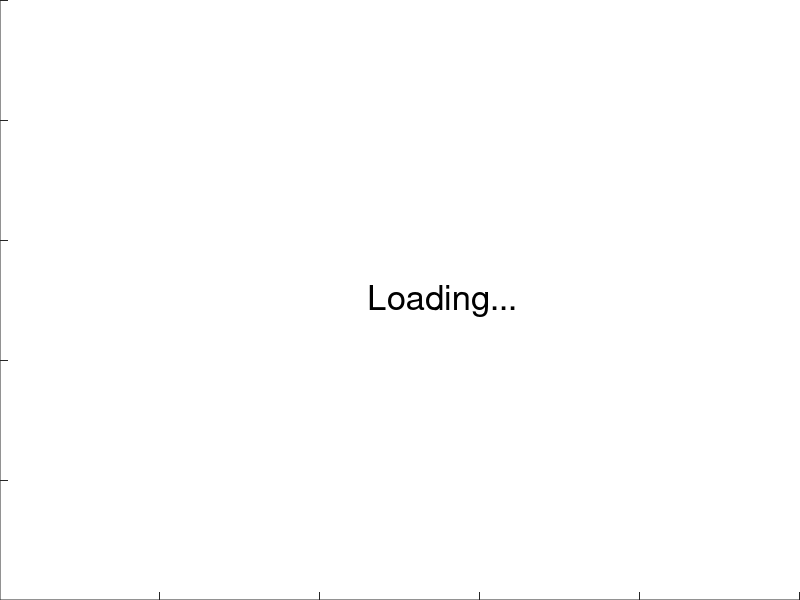

MATLAB code to generate this figure: (Note: this script raises an error after producing the figure.)
function [  ] = DendV5()
%DENDV Render a dendrite's electrical properties
%   DendV visualizes the various current flow within a dendrite compartment
%   Including: Axonal, NMDA, K+, Na+, Leak, Transmembrane

%   DendV was  built using OpenGl + MATLAB
%   For any issues or questions, please contact Andrew Schreiber at
%   aschreib@usc.edu
%   USC Lab for Neural Computation

%{
TO DO:
-unit/scale key
-Function to determine # of bars
-Utilize number of compartments = size(d)
-Record as video
-Set loading screen as intro
%}





%{
function Display_Press(~,event)
    if event.Character == 's'
        figure(1);
        plot(sodium');
        title('Sodium vs Time');
    end
    if event.Character == 'p'
        figure(1);
        plot(potass');
        title('Potassium vs Time');
    end
    if event.Character == 'n'
        figure(1);
        plot(nmda');
        title('NMDA vs Time');
    end
    if event.Character == 'a'
        figure(1);
        plot(ampa');
        title('AMPA vs Time');
    end
    if event.Character == 'x'
        figure(1);
        plot(axial');
        title('Axial vs Time');
    end
    if event.Character == 'v'
        figure(1);
        plot(volt');
        title('Millivolts vs Time');
    end
    if event.Character == 'q'
        continued=false;
    end
    if event.Character == '-'
        steps=steps-1;
    end
    if event.Character == '='
        steps=steps+1;
    end
    if event.Character ==' '
        if pauser==1
            pauser=0;
        else
            pauser=1;
        end
    end
       set(0,'CurrentFigure', figure(3));
end
%}

pause on;
close all;
scrsz = get(0,'ScreenSize');

%Figure 1 - Axial/Diameter/Volt - Middle


startbarsize=45;

figure('Position', [0 startbarsize scrsz(3) scrsz(4)*.92],...
    'Toolbar', 'none');
set(gcf,'Units','normal')
set(gca,'Position',[0 0 1 1])
text(.46,.5,'Loading...', 'FontSize', 25);


%Get Variables from file
%BardiaSimulation.mat
%onetrace.mat

Datafile= load('BardiaSimulation.mat');

global sodium;
global potass;
global nmda;
global ampa;
global axial;
global volt;
global distance;
global pauser;
global diam;
global cap;
global pas;

sodium = Datafile.ina;
potass = Datafile.ik;
nmda = Datafile.inmda;
ampa = Datafile.iampa;
axial = Datafile.iaxial;
volt = Datafile.v;
distance = Datafile.d; %distance from soma in microns
diam = Datafile.diam; %microns
cap= Datafile.icap;
pas= Datafile.ipas;

%Absolute values of data points. Non-zero.
AbsNa = -1*(sodium-eps);
AbsK = potass+eps;
AbsAMPA = -1*(ampa -eps);
AbsNMDA = -1*(nmda -eps);
AbsV = abs(volt+eps);
AbsAxial = abs(axial+eps);
AbsCap= abs(cap +eps);
AbsPas=abs(pas+eps);


set(0,'CurrentFigure',figure(1) );

%General Settings
[~,maxtime]=size(ampa);
[maxcompart,~]=size(potass);
continued=true;
steps=1;                     %Temporal jump per loop
Time=980;                   %Start time
pauser=0;                    %Set to 1 to disable bar chart, 0 to enable
LegendSpace=.10;
LegendStart=1-LegendSpace;
SpaceConstant=1/maxcompart *(LegendStart);  %Width of one compartment
Cushion=.025;



%Box chart settings
DifftoZero=min(ceil(volt(:)));                     %Takes smallest value in volt
VoltRange= abs( max(ceil(volt(:))) - DifftoZero);  %Range of Volt; works {++,+-,-+,--}
boxcolormap=colormap(jet(VoltRange));              %Sets range-based Jet colormap
AxialScaler=(.9*SpaceConstant)/max(abs(axial(:))); %Multiplies with axial current to fit in compartment
LineY2=.505;                                       %Midpoint of Box chart
BoxScaler=1/max(diam) * (.33 - 2*Cushion);           %*(.33) for scale to 1/3 of figure
BoxMaxLine=LineY2+ .165- Cushion;
BoxMinLine=LineY2- .165+ Cushion;


%Bar chart settings
BaseLineX1=.1*SpaceConstant;            %Adjust space between midlines
BaseLineX2=BaseLineX1+SpaceConstant*.8; %Adjust .1 or .8 to adjust space from left and right, respectively
BarWidth=SpaceConstant*.8/6;            %6 bars currently **replace with a GetBars
BarMult=2.5;                            %Manual scalar for barsize
LineY1=.835;                            %Midline location
MaxBar=.165 - Cushion;                  %Maximum allowed size for bar
BarMaxLine= LineY1 + .165 - Cushion;
BarMinLine= LineY1 - .165 + Cushion;


%Line chart settings
VoltScaler=(1/max(abs(volt(:)))) * (.165 - Cushion);    %Set * (.165) so maxline is within boundaries and cushion
LineChartMidY= .165;
LineMaxLine=LineChartMidY +.165 - Cushion;
LineMinLine=LineChartMidY -.165 + Cushion;

clf;

str3 =['STEP: ', num2str(steps/10), 'ms'];
StepDisplay=annotation('textbox', [.8 .97 .07 .03],...
                       'String', str3,...
                       'LineStyle', 'none'); %position [fromleft frombottom width height]
str2=['TIME: ', num2str(Time/10),'ms'];
TimeDisplay=annotation('textbox', [.7 .97 .07 .03],...
                       'String', str2,...
                       'LineStyle', 'none');


%Spacing for arrows
LineX1 =BaseLineX1;
LineX2 =BaseLineX2;
BarX=BaseLineX1;
SodiumX=1:1:maxcompart;
PotassiumX=1:1:maxcompart;
AMPAX=1:1:maxcompart;
NMDAX=1:1:maxcompart;
CapX=1:1:maxcompart;
PasX=1:1:maxcompart;

%Legend display
annotation('line', [(LegendStart) (LegendStart)], [BarMaxLine BarMinLine]);
annotation('line', [(LegendStart) (LegendStart)], [BoxMaxLine BoxMinLine]);
annotation('line', [(LegendStart) (LegendStart)], [LineMaxLine LineMinLine]);


annotation('line', [0 LegendStart], [BarMaxLine BarMaxLine]);
BarMaxStr=[num2str(steps/10), 'ms'];
annotation('textbox',[LegendStart, BarMaxLine-.5*Cushion, .05, .05],... %-.5*Cushion for ideal alignment
           'String', BarMaxStr,...
           'LineStyle', 'none',...
           'VerticalAlignment', 'bottom');

annotation('line', [0 LegendStart], [BarMinLine BarMinLine]);
BarMinStr=[num2str(steps/10), 'ms']; 
annotation('textbox',[LegendStart, BarMinLine-.5*Cushion, .05, .05],...
           'String', BarMinStr,...
           'LineStyle', 'none',...
           'VerticalAlignment', 'bottom'); 

       
annotation('line', [0 LegendStart], [BoxMaxLine BoxMaxLine]);
BoxMaxStr=[num2str(steps/10), 'ms']; 
annotation('textbox',[LegendStart, BoxMaxLine-.5*Cushion, .05, .05],...
           'String', BoxMaxStr,...
           'LineStyle', 'none',...
           'VerticalAlignment', 'bottom'); 

annotation('line', [0 LegendStart], [BoxMinLine BoxMinLine]);
BoxMinStr=[num2str(steps/10), 'ms']; 
annotation('textbox',[LegendStart, BoxMinLine-.5*Cushion, .05, .05],...
           'String', BoxMinStr,...
           'LineStyle', 'none',...
           'VerticalAlignment', 'bottom'); 


annotation('line', [0 LegendStart], [LineMaxLine LineMaxLine]);
LineMaxStr=[num2str(steps/10), 'ms']; 
annotation('textbox',[LegendStart, LineMaxLine-.5*Cushion, .05, .05],...
           'String', LineMaxStr,...
           'LineStyle', 'none',...
           'VerticalAlignment', 'bottom'); 

annotation('line', [0 LegendStart], [LineMinLine LineMinLine]);
LineMinStr=[num2str(steps/10), 'ms']; 
annotation('textbox',[LegendStart, LineMinLine-.5*Cushion, .05, .05],...
           'String', LineMinStr,...
           'LineStyle', 'none',...
           'VerticalAlignment', 'bottom'); 


       
annotation('line', [0 LegendStart], [LineChartMidY LineChartMidY],...
           'LineStyle', '--'); 



%Setting up display
for arrowloop=1:maxcompart
BoxX(arrowloop)=SpaceConstant*arrowloop-SpaceConstant;
end

for arrowloop=1:maxcompart
    if continued==false
        break;
    end
    
    
    %Midlines
    annotation('line', [LineX1 LineX2], [LineY1 LineY1]);
    
    %Sodium
    SodiumBarSize=min(MaxBar, BarMult*AbsNa(arrowloop, Time));
    SodiumBar(arrowloop)=annotation('rectangle', ... #x, y, width, height
        [BarX LineY1-SodiumBarSize BarWidth SodiumBarSize],...
        'FaceColor',[1 0 0],... %R G B
        'LineWidth', .0005);
    SodiumX(arrowloop)= BarX;
    BarX=BarX+BarWidth;    %Set next bar
    
    %Potassium current
    PotassiumBarSize=min(MaxBar, BarMult*AbsK(arrowloop, Time));
    PotassiumBar(arrowloop)=annotation('rectangle',...
        [BarX LineY1-.0005 BarWidth PotassiumBarSize],...
        'FaceColor',[1 .9 0],...    
        'LineWidth', .0005);
    PotassiumX(arrowloop)= BarX;
    BarX=BarX+BarWidth;
    
    
    %AMPA current
    
    AMPABarSize=min(MaxBar, BarMult*AbsAMPA(arrowloop, Time));
    AMPABar(arrowloop)=annotation('rectangle',...
        [BarX LineY1-AMPABarSize BarWidth  AMPABarSize],...
        'FaceColor',[1 0 1],...
        'LineWidth', .0005);
    
    AMPAX(arrowloop)= BarX;
    BarX=BarX+BarWidth;
    
    %NMDA current
    
    
    NMDABarSize=min(MaxBar, BarMult*AbsNMDA(arrowloop, Time));
    NMDABar(arrowloop)=annotation('rectangle',...
        [BarX LineY1-NMDABarSize BarWidth NMDABarSize],...
        'FaceColor',[.5 .5 .1],...
        'LineWidth', .0005);
    
    NMDAX(arrowloop)= BarX;
    BarX= BarX + BarWidth;
    
    
    %Capacitive current
    CapBarSize=min(MaxBar, BarMult*AbsCap(arrowloop, Time));
    if cap(arrowloop, Time)>0
        
        CapBar(arrowloop)=annotation('rectangle',...
            [BarX LineY1-.0005 BarWidth CapBarSize],...
            'FaceColor',[0 1 0],...
            'LineWidth', .0005);
        
    else
        CapBar(arrowloop)=annotation('rectangle',...
            [BarX LineY1-CapBarSize BarWidth CapBarSize],...
            'FaceColor',[0 1 0],...
            'LineWidth', .0005);
    end
    CapX(arrowloop)= BarX;
    BarX= BarX + BarWidth;
    
    %Passive current here
    PasBarSize=min(MaxBar, BarMult*AbsPas(arrowloop, Time));
    PasBar(arrowloop)=annotation('rectangle',...
        [BarX LineY1-.0005 BarWidth PasBarSize],...
        'FaceColor',[0 0 1],...
        'LineWidth', .0005);
    PasX(arrowloop)=BarX;
    
    
    %Move to next compartment
    LineX1 =LineX1 + SpaceConstant;
    LineX2 =LineX2 + SpaceConstant;
    BarX=LineX1;
    
    
 %Box Chart
    BoxSize=BoxScaler*diam(arrowloop);          %Scales current value to range of rendering
    BoxFromBot=LineY2-.5*BoxSize;               %Determines lowest point of box; subtracts half box size from midline
    
    ColorNumber=ceil(volt(arrowloop,Time))+abs(DifftoZero);
    BarColor=[boxcolormap(ColorNumber,1) boxcolormap(ColorNumber,2) boxcolormap(ColorNumber,3)];
    
    DiamBar(arrowloop)=annotation('rectangle',[BoxX(arrowloop) BoxFromBot SpaceConstant BoxSize],...
        'FaceColor', BarColor); %fromleft frombottom width height
    
    
    %Axial current
    ScaledArrowX= AxialScaler*axial(arrowloop,Time); %Sets range to -1 to 1
    ArrowX2=max(.001,min(1, BoxX + -1*ScaledArrowX)); % *-1 to correct axial directions
    
    AxialLine(arrowloop)=annotation('line',[BoxX(arrowloop) ArrowX2(arrowloop)], [.5 .5],...    %Draws
        'LineWidth', 13, ...
        'Color', 'Black');
    
    
 %Line Chart
    VoltLine(arrowloop)=annotation('line', [BoxX(arrowloop) (BoxX(arrowloop)+SpaceConstant)], [.2 .2],...
                'Color', [.5 .2 1],...
                'LineWidth', 2);
        
    
end


%-------------Main Display Loop-----------------%
while Time<maxtime && continued==true    
    
 %   set(0,'CurrentFigure',figure(1) );
    
    str3=['STEP: ',num2str(steps/10),'ms'];
    set(StepDisplay, 'String', str3);
    str3=['TIME: ',num2str(Time/10),'ms'];
    set(TimeDisplay, 'String', str3)
    
    
    for arrowloop=1:maxcompart
        
        SodiumBarSize=min(MaxBar, BarMult*AbsNa(arrowloop, Time));
        SodiumBarPos=[SodiumX(arrowloop) LineY1-SodiumBarSize BarWidth SodiumBarSize];
        set(SodiumBar(arrowloop),'Position', SodiumBarPos);
        
        PotassiumBarSize=min(MaxBar, BarMult*AbsK(arrowloop, Time));
        PotassiumBarPos=[PotassiumX(arrowloop) LineY1-.0005 BarWidth PotassiumBarSize];
        set(PotassiumBar(arrowloop),'Position', PotassiumBarPos);
        
        AMPABarSize=min(MaxBar, BarMult*AbsAMPA(arrowloop, Time));
        AMPABarPos=[AMPAX(arrowloop) LineY1-AMPABarSize BarWidth AMPABarSize];
        set(AMPABar(arrowloop),'Position', AMPABarPos);
        
        
        NMDABarSize=min(MaxBar, BarMult*AbsNMDA(arrowloop, Time));
        NMDABarPos=[NMDAX(arrowloop) LineY1-NMDABarSize BarWidth NMDABarSize];
        set(NMDABar(arrowloop),'Position', NMDABarPos);
        
        
        if cap(arrowloop, Time)>0
            
            CapBarSize=min(MaxBar, BarMult*AbsCap(arrowloop, Time));
            CapBarPos=[CapX(arrowloop) LineY1-.0005 BarWidth CapBarSize];
            set(CapBar(arrowloop),'Position', CapBarPos);
            
        else
            
            CapBarSize=min(MaxBar, BarMult*AbsCap(arrowloop, Time));
            CapBarPos=[CapX(arrowloop) LineY1-CapBarSize BarWidth CapBarSize];
            set(CapBar(arrowloop),'Position', CapBarPos);
        end
        
        PasBarSize=min(MaxBar, BarMult*AbsPas(arrowloop, Time));
        PasBarPos=[PasX(arrowloop) LineY1-.0005 BarWidth PasBarSize];
        set(PasBar(arrowloop),'Position', PasBarPos);
        
        
        %Bar Chart
        ColorNumber=ceil(volt(arrowloop,Time))+abs(DifftoZero);
        BarColor=[boxcolormap(ColorNumber,1) boxcolormap(ColorNumber,2) boxcolormap(ColorNumber,3)];
        set(DiamBar(arrowloop),'FaceColor',BarColor);

        BoxX=SpaceConstant*arrowloop-SpaceConstant;
        ScaledArrowX= AxialScaler*axial(arrowloop,Time);  %Sets range to -1 to 1
        ArrowX2=max(.001,min(1, BoxX + -1*ScaledArrowX)); % *-1 to correct axial directions
        
        AxialLineX= [BoxX ArrowX2];
        %set(AxialLine(arrowloop),'X', AxialLineX);
        
        
        
        %Voltage Line
        VLY1=VoltScaler*volt(arrowloop,Time);
        VLY2=VoltScaler*volt(arrowloop+1,Time);
        VoltLineY= [(VLY1+LineChartMidY) (VLY2+LineChartMidY)];
        
        set(VoltLine(arrowloop),'Y', VoltLineY);
        
        
        drawnow;
        

        
        
        
    end
    
    
    
   % set(0,'CurrentFigure',figure(1) );
    
    %MovieFrames(Time)=getframe;
    
    
    pause(.035); %Pause between switching frames
    
    
    Time = Time + steps; %Update time loop
    
end %End main loop

%writerObj = VideoWriter('DendV5Movie');
%open(writerObj);
%writeVideo(writerObj,MovieFrames);

end %End Function



















